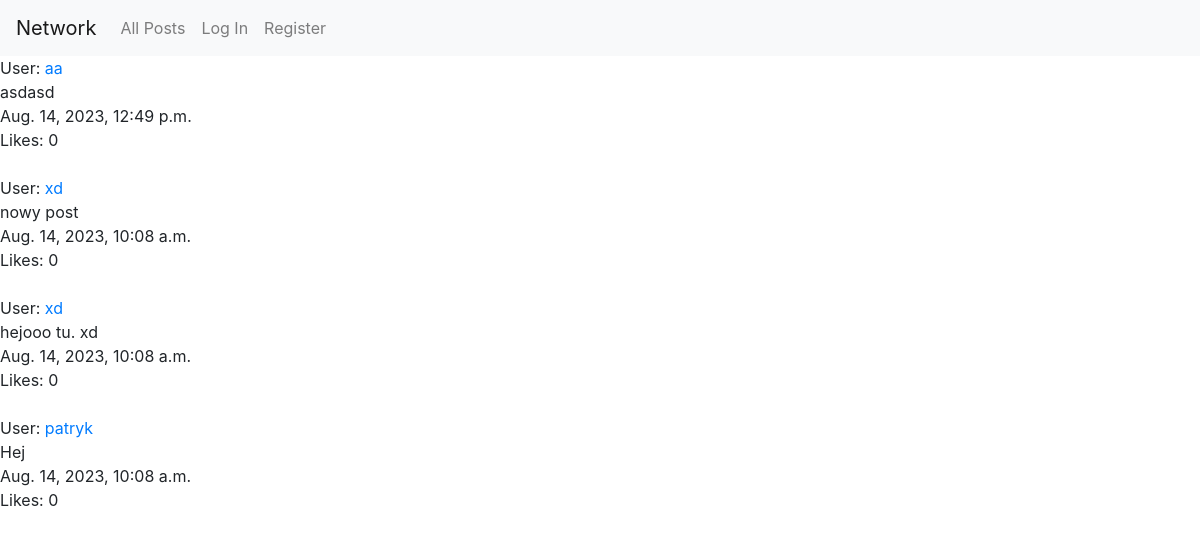
The page / on the database its author committed.
### network/models.py (models this page shows)
class Post(models.Model):
    user = models.ForeignKey(User,on_delete=models.CASCADE)
    post = models.TextField(max_length=256)
    timestamp = models.DateTimeField(auto_now_add=True)
    likes = models.IntegerField(default=0)

class User(AbstractUser):
    followers = models.ManyToManyField('self', symmetrical=False, related_name='following', default=0)

### network/views.py (the view, shortened to what this page needs)
# urls.py: path("", views.index, name="index"),
def index(request):
    return render(request, "network/index.html",{
        'posts':Post.objects.all(),
        'form': CreateNewPostForm()
        })

### network/templates/network/index.html (shortened to what this page needs)
{% extends "network/layout.html" %}
{% block body %}
    {% if posts %}
        {% for post in posts|dictsortreversed:'id' %}
            User: <a href="{% url 'profile_view' post.user.id %}">{{post.user}}</a>
            <br>
            {{post.post}}
            <br>
            {{post.timestamp}}
            <br>
            Likes: {{post.likes}}
            <br>
            <br>
        {% endfor %}
    {% endif %}
{% endblock %}

### rows shown on the page
Post: user "aa", post "asdasd", timestamp "Aug. 14, 2023, 12:49 p.m.", likes "0"
Post: user "xd", post "nowy post", timestamp "Aug. 14, 2023, 10:08 a.m.", likes "0"
Post: user "xd", post "hejooo tu. xd", timestamp "Aug. 14, 2023, 10:08 a.m.", likes "0"
Post: user "patryk", post "Hej", timestamp "Aug. 14, 2023, 10:08 a.m.", likes "0"
